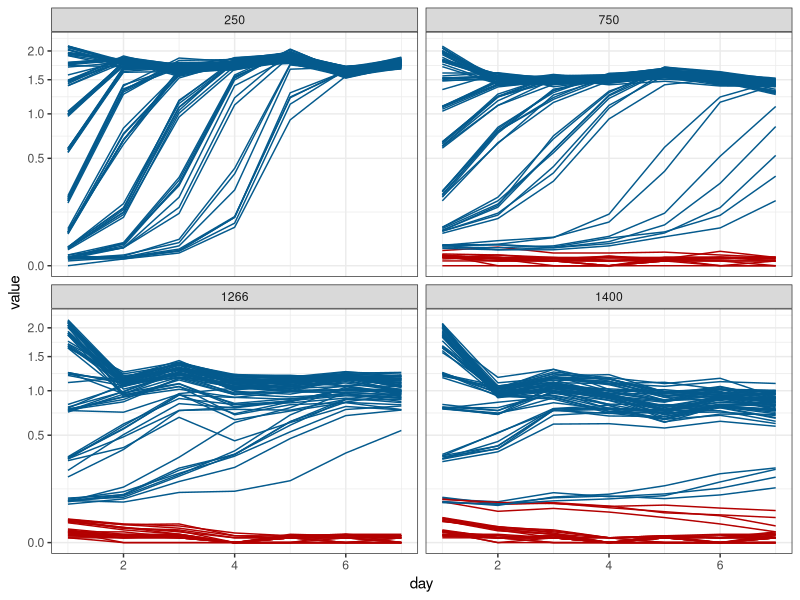
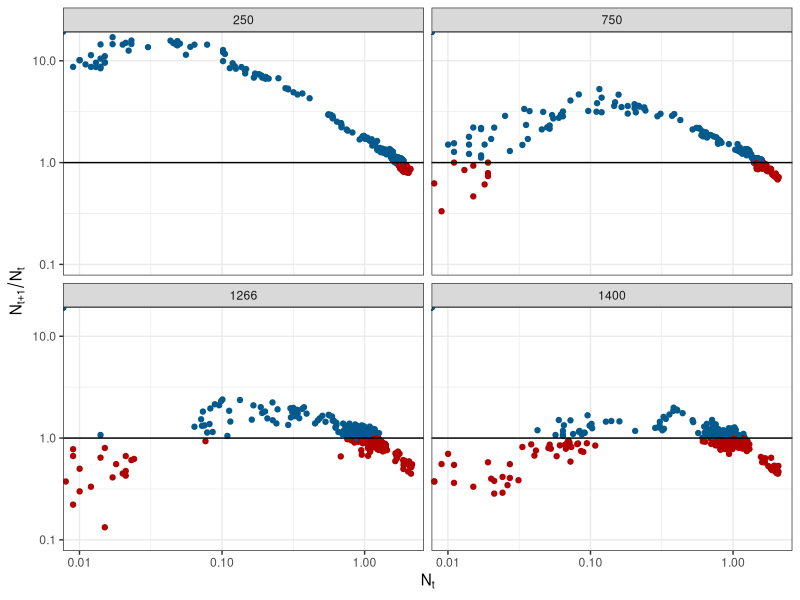

Generate these figures, in order, with R:
## ---- chunk 1
library(dplyr)
library(ggplot2)
library(tidyr)
dai_data <- read.csv("../../data/theme_2/DaiEtAl_Science2012_data.csv", sep = " ")

pl_bifurc <- ggplot(dai_data %>% filter(dilution == 250 | dilution == 750 | dilution == 1266 | dilution == 1400), 
             aes(x = day, y = value, colour=extinction, group = paste(initial_density, replicate))) + 
  geom_line() + 
  facet_wrap(~dilution) + 
  scale_y_sqrt() + 
  scale_color_manual(values = c("#045a8d", "#b30000")) + 
  theme_bw() + theme(legend.position = "none")
show(pl_bifurc)
## ---- chunk 2
library(dplyr)
library(ggplot2)
library(tidyr)
dai_data <- read.csv("../../data/theme_2/DaiEtAl_Science2012_data.csv", sep = " ")

data_growth <- dai_data %>% group_by(dilution, replicate, initial_density) %>% arrange(dilution, replicate, day) %>% mutate(y =  lead(value) / value) %>% ungroup()

pl_growth <- ggplot(data = data_growth %>% filter(dilution == 250 | dilution == 750 | dilution == 1266 | dilution == 1400), 
                   aes(x = value, y = y, colour = y > 1)) + 
  geom_point() +
  facet_wrap(~dilution) + 
  scale_x_log10(expression(N[t])) + 
  scale_y_log10(expression(N[t+1]/N[t])) + 
  coord_cartesian(ylim = c(0.1, 15), xlim = c(0.01, 2)) + 
  scale_color_manual(values = c( "#b30000", "#045a8d")) + 
  theme_bw() + theme(legend.position = "none") + 
  geom_hline(yintercept = 1) 

show(pl_growth)
